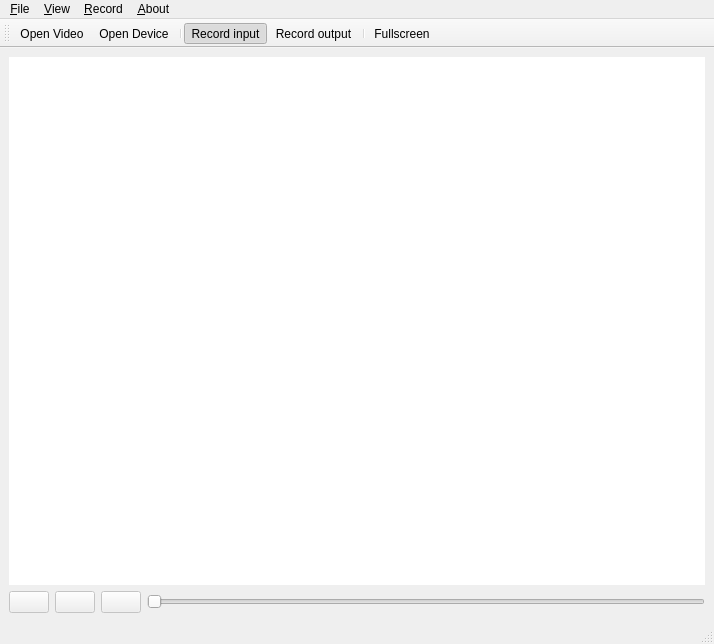
<?xml version="1.0" encoding="UTF-8"?>
<ui version="4.0">
 <class>MainWindow</class>
 <widget class="QMainWindow" name="MainWindow">
  <property name="windowModality">
   <enum>Qt::NonModal</enum>
  </property>
  <property name="geometry">
   <rect>
    <x>0</x>
    <y>0</y>
    <width>714</width>
    <height>644</height>
   </rect>
  </property>
  <property name="windowTitle">
   <string>Sonic Gesture</string>
  </property>
  <property name="windowIcon">
   <iconset>
    <normaloff>:/icons/icons/thumb_up.png</normaloff>:/icons/icons/thumb_up.png</iconset>
  </property>
  <property name="iconSize">
   <size>
    <width>20</width>
    <height>20</height>
   </size>
  </property>
  <property name="toolButtonStyle">
   <enum>Qt::ToolButtonTextUnderIcon</enum>
  </property>
  <property name="unifiedTitleAndToolBarOnMac">
   <bool>true</bool>
  </property>
  <widget class="QWidget" name="centralwidget">
   <layout class="QVBoxLayout" name="verticalLayout">
    <item>
     <widget class="MatWidget" name="CVWindow" native="true">
      <property name="styleSheet">
       <string notr="true">background-color: rgb(255, 255, 255);</string>
      </property>
     </widget>
    </item>
    <item>
     <layout class="QHBoxLayout" name="horizontalLayout_2">
      <item>
       <widget class="QPushButton" name="pauzeButton">
        <property name="enabled">
         <bool>false</bool>
        </property>
        <property name="text">
         <string/>
        </property>
        <property name="icon">
         <iconset resource="resources.qrc">
          <normaloff>:/icons/pauze movie</normaloff>:/icons/pauze movie</iconset>
        </property>
       </widget>
      </item>
      <item>
       <widget class="QPushButton" name="continueButton">
        <property name="enabled">
         <bool>false</bool>
        </property>
        <property name="text">
         <string/>
        </property>
        <property name="icon">
         <iconset resource="resources.qrc">
          <normaloff>:/icons/play movie</normaloff>:/icons/play movie</iconset>
        </property>
       </widget>
      </item>
      <item>
       <widget class="QPushButton" name="recordButton">
        <property name="enabled">
         <bool>false</bool>
        </property>
        <property name="text">
         <string/>
        </property>
        <property name="icon">
         <iconset resource="resources.qrc">
          <normaloff>:/icons/record</normaloff>:/icons/record</iconset>
        </property>
        <property name="checkable">
         <bool>true</bool>
        </property>
        <property name="checked">
         <bool>false</bool>
        </property>
       </widget>
      </item>
      <item>
       <widget class="QSlider" name="positionSlider">
        <property name="enabled">
         <bool>false</bool>
        </property>
        <property name="maximum">
         <number>1000</number>
        </property>
        <property name="orientation">
         <enum>Qt::Horizontal</enum>
        </property>
       </widget>
      </item>
     </layout>
    </item>
   </layout>
  </widget>
  <widget class="QMenuBar" name="menubar">
   <property name="geometry">
    <rect>
     <x>0</x>
     <y>0</y>
     <width>714</width>
     <height>21</height>
    </rect>
   </property>
   <widget class="QMenu" name="menuFile">
    <property name="title">
     <string>&amp;File</string>
    </property>
    <addaction name="actionOpen_Video"/>
    <addaction name="actionOpen_Device_2"/>
    <addaction name="separator"/>
    <addaction name="actionExit"/>
   </widget>
   <widget class="QMenu" name="menu_View">
    <property name="title">
     <string>&amp;View</string>
    </property>
    <addaction name="separator"/>
    <addaction name="actionFullscreen"/>
   </widget>
   <widget class="QMenu" name="menuRecord">
    <property name="title">
     <string>&amp;Record</string>
    </property>
    <addaction name="actionRecord_visual_output"/>
    <addaction name="actionRecord_original_movie"/>
   </widget>
   <widget class="QMenu" name="menuAbout">
    <property name="title">
     <string>&amp;About</string>
    </property>
    <addaction name="actionAbout_Sonic_Gesture"/>
   </widget>
   <addaction name="menuFile"/>
   <addaction name="menu_View"/>
   <addaction name="menuRecord"/>
   <addaction name="menuAbout"/>
  </widget>
  <widget class="QStatusBar" name="statusbar"/>
  <widget class="QToolBar" name="toolBar">
   <property name="windowTitle">
    <string>toolBar</string>
   </property>
   <property name="toolButtonStyle">
    <enum>Qt::ToolButtonIconOnly</enum>
   </property>
   <attribute name="toolBarArea">
    <enum>TopToolBarArea</enum>
   </attribute>
   <attribute name="toolBarBreak">
    <bool>false</bool>
   </attribute>
   <addaction name="actionOpen_Video"/>
   <addaction name="actionOpen_Device_2"/>
   <addaction name="separator"/>
   <addaction name="actionRecord_original_movie"/>
   <addaction name="actionRecord_visual_output"/>
   <addaction name="separator"/>
   <addaction name="actionFullscreen"/>
  </widget>
  <action name="actionOpen_Video">
   <property name="checkable">
    <bool>true</bool>
   </property>
   <property name="icon">
    <iconset resource="resources.qrc">
     <normaloff>:/icons/film</normaloff>:/icons/film</iconset>
   </property>
   <property name="text">
    <string>&amp;Open Video...</string>
   </property>
  </action>
  <action name="actionExit">
   <property name="text">
    <string>&amp;Exit</string>
   </property>
  </action>
  <action name="actionOpen_Device_2">
   <property name="checkable">
    <bool>true</bool>
   </property>
   <property name="icon">
    <iconset resource="resources.qrc">
     <normaloff>:/icons/camera</normaloff>:/icons/camera</iconset>
   </property>
   <property name="text">
    <string>Open &amp;Device...</string>
   </property>
  </action>
  <action name="actionRecord_original_movie">
   <property name="checkable">
    <bool>true</bool>
   </property>
   <property name="checked">
    <bool>true</bool>
   </property>
   <property name="enabled">
    <bool>true</bool>
   </property>
   <property name="icon">
    <iconset resource="resources.qrc">
     <normaloff>:/icons/record input</normaloff>:/icons/record input</iconset>
   </property>
   <property name="text">
    <string>Record input</string>
   </property>
  </action>
  <action name="actionRecord_visual_output">
   <property name="checkable">
    <bool>true</bool>
   </property>
   <property name="checked">
    <bool>false</bool>
   </property>
   <property name="icon">
    <iconset resource="resources.qrc">
     <normaloff>:/icons/record output</normaloff>:/icons/record output</iconset>
   </property>
   <property name="text">
    <string>Record output</string>
   </property>
  </action>
  <action name="actionAbout_Sonic_Gesture">
   <property name="text">
    <string>About Sonic Gesture</string>
   </property>
  </action>
  <action name="actionFullscreen">
   <property name="checkable">
    <bool>true</bool>
   </property>
   <property name="icon">
    <iconset resource="resources.qrc">
     <normaloff>:/icons/fullscreen</normaloff>:/icons/fullscreen</iconset>
   </property>
   <property name="text">
    <string>Fullscreen</string>
   </property>
  </action>
 </widget>
 <customwidgets>
  <customwidget>
   <class>MatWidget</class>
   <extends>QWidget</extends>
   <header>matwidget.h</header>
   <container>1</container>
  </customwidget>
 </customwidgets>
 <resources>
  <include location="resources.qrc"/>
 </resources>
 <connections>
  <connection>
   <sender>actionOpen_Video</sender>
   <signal>activated()</signal>
   <receiver>MainWindow</receiver>
   <slot>openVideo()</slot>
   <hints>
    <hint type="sourcelabel">
     <x>-1</x>
     <y>-1</y>
    </hint>
    <hint type="destinationlabel">
     <x>356</x>
     <y>321</y>
    </hint>
   </hints>
  </connection>
  <connection>
   <sender>actionOpen_Device_2</sender>
   <signal>activated()</signal>
   <receiver>MainWindow</receiver>
   <slot>openDevice()</slot>
   <hints>
    <hint type="sourcelabel">
     <x>-1</x>
     <y>-1</y>
    </hint>
    <hint type="destinationlabel">
     <x>356</x>
     <y>321</y>
    </hint>
   </hints>
  </connection>
  <connection>
   <sender>actionRecord_original_movie</sender>
   <signal>activated()</signal>
   <receiver>MainWindow</receiver>
   <slot>recordInput()</slot>
   <hints>
    <hint type="sourcelabel">
     <x>-1</x>
     <y>-1</y>
    </hint>
    <hint type="destinationlabel">
     <x>356</x>
     <y>321</y>
    </hint>
   </hints>
  </connection>
  <connection>
   <sender>actionRecord_visual_output</sender>
   <signal>activated()</signal>
   <receiver>MainWindow</receiver>
   <slot>recordOutput()</slot>
   <hints>
    <hint type="sourcelabel">
     <x>-1</x>
     <y>-1</y>
    </hint>
    <hint type="destinationlabel">
     <x>356</x>
     <y>321</y>
    </hint>
   </hints>
  </connection>
  <connection>
   <sender>pauzeButton</sender>
   <signal>clicked()</signal>
   <receiver>MainWindow</receiver>
   <slot>pauze()</slot>
   <hints>
    <hint type="sourcelabel">
     <x>32</x>
     <y>482</y>
    </hint>
    <hint type="destinationlabel">
     <x>356</x>
     <y>321</y>
    </hint>
   </hints>
  </connection>
  <connection>
   <sender>continueButton</sender>
   <signal>clicked()</signal>
   <receiver>MainWindow</receiver>
   <slot>play()</slot>
   <hints>
    <hint type="sourcelabel">
     <x>84</x>
     <y>482</y>
    </hint>
    <hint type="destinationlabel">
     <x>356</x>
     <y>321</y>
    </hint>
   </hints>
  </connection>
  <connection>
   <sender>positionSlider</sender>
   <signal>sliderMoved(int)</signal>
   <receiver>MainWindow</receiver>
   <slot>changePosition()</slot>
   <hints>
    <hint type="sourcelabel">
     <x>408</x>
     <y>482</y>
    </hint>
    <hint type="destinationlabel">
     <x>356</x>
     <y>321</y>
    </hint>
   </hints>
  </connection>
  <connection>
   <sender>recordButton</sender>
   <signal>clicked()</signal>
   <receiver>MainWindow</receiver>
   <slot>record()</slot>
   <hints>
    <hint type="sourcelabel">
     <x>136</x>
     <y>478</y>
    </hint>
    <hint type="destinationlabel">
     <x>356</x>
     <y>321</y>
    </hint>
   </hints>
  </connection>
  <connection>
   <sender>actionFullscreen</sender>
   <signal>triggered(bool)</signal>
   <receiver>MainWindow</receiver>
   <slot>fullscreen()</slot>
   <hints>
    <hint type="sourcelabel">
     <x>-1</x>
     <y>-1</y>
    </hint>
    <hint type="destinationlabel">
     <x>356</x>
     <y>321</y>
    </hint>
   </hints>
  </connection>
  <connection>
   <sender>actionExit</sender>
   <signal>activated()</signal>
   <receiver>MainWindow</receiver>
   <slot>close()</slot>
   <hints>
    <hint type="sourcelabel">
     <x>-1</x>
     <y>-1</y>
    </hint>
    <hint type="destinationlabel">
     <x>356</x>
     <y>321</y>
    </hint>
   </hints>
  </connection>
 </connections>
 <slots>
  <slot>openVideo()</slot>
  <slot>openDevice()</slot>
  <slot>finderView()</slot>
  <slot>captureView()</slot>
  <slot>sourceView()</slot>
  <slot>recordInput()</slot>
  <slot>recordOutput()</slot>
  <slot>pauze()</slot>
  <slot>play()</slot>
  <slot>changePosition()</slot>
  <slot>record()</slot>
  <slot>fullscreen()</slot>
  <slot>about()</slot>
 </slots>
</ui>
